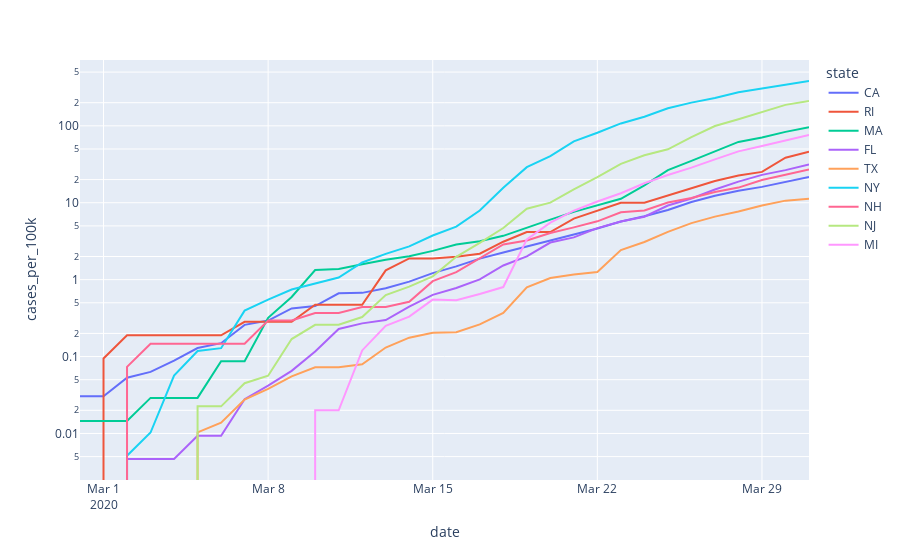
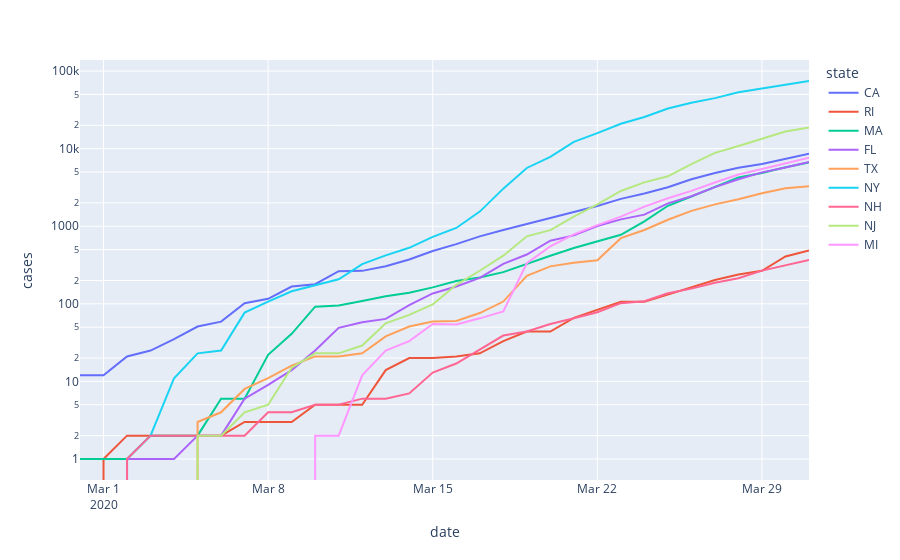
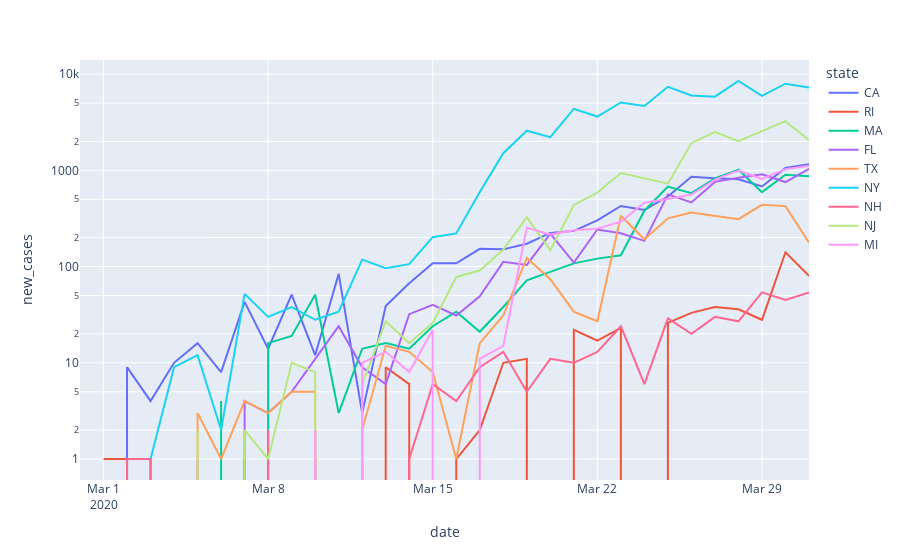
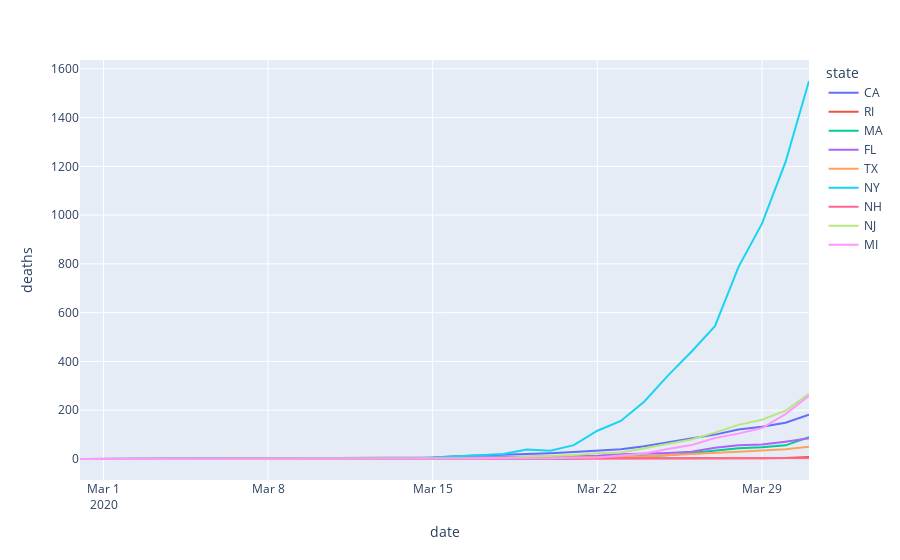

These figures' notebook cell, in order:
### Code cell
if EXPORT and not os.path.exists("img"):
    os.mkdir("img")
if EXPORT and not os.path.exists("blog"):
    os.mkdir("blog")

pretty_date = dt.datetime.utcnow().strftime("%Y-%m-%d")

plots = (
    ("state_cases_per_100k", covidly(scary_cases, y="cases_per_100k", log_y=True)),
    ("state_cases", covidly(scary_cases, y="cases", log_y=True)),
    ("state_new_cases", covidly(scary_cases, y="new_cases", log_y=True)),
    ("state_deaths", covidly(scary_cases, y="deaths")),
    (
        "world_cases_per_100k",
        covidly(scary_country_cases, y="cases_per_100k", color="country", log_y=True),
    ),
    (
        "world_cases",
        covidly(scary_country_cases, y="cases", color="country", log_y=True),
    ),
    (
        "world_new_cases",
        covidly(scary_country_cases, y="new_cases", color="country", log_y=True),
    ),
    ("world_deaths", covidly(scary_country_cases, y="deaths", color="country")),
)


BLOG_TEMPLATE = f"""---
layout: post
title:  "COVID-19 Plots {pretty_date}"
date:   {pretty_date}
---

[Latest Jupyter Notebook](https://github.com/mvanmidd/covid/blob/master/covid_plots.ipynb)

"""

blog_str = "\n"
for name, plot in plots:
    plot.show()
    if EXPORT:
        plot.write_image(f"img/{pretty_date}-{name}.png")
        with open(f"html/{pretty_date}-{name}.html", "w+") as fout:
            fout.write(to_html(plot))
        blog_str += "### {}\n\n".format(name)
        blog_str += "{% include " + pretty_date + "-" + name + ".html %}\n\n"
if EXPORT:
    with open(
        f"blog/{pretty_date}-covid-plots-autogen-{pretty_date}.markdown", "w"
    ) as fout:
        fout.write(BLOG_TEMPLATE)
        fout.write(blog_str)
